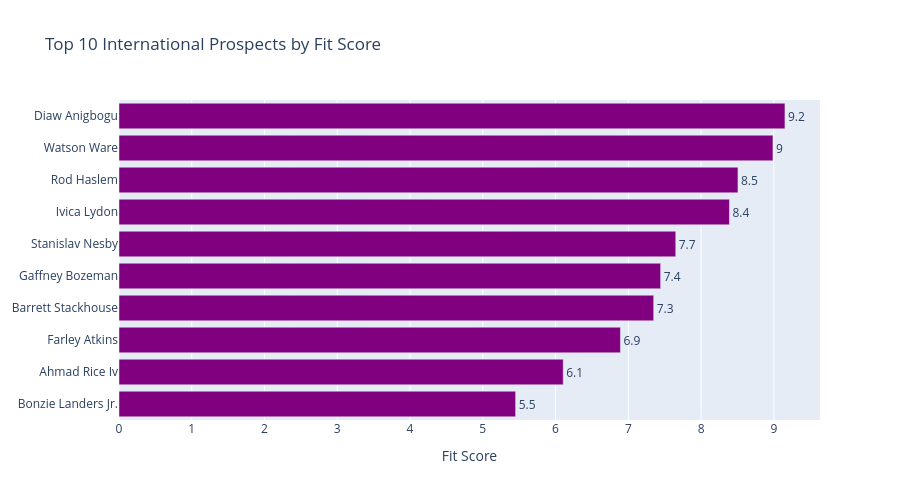

Write notebook code for a chart like this one.
### Code cell
fig = go.Figure(go.Bar(
    x=recommendations['fit_score'],
    y=recommendations['Player'],
    orientation='h',
    text=recommendations['fit_score'].round(1),
    textposition='outside',
    marker_color='purple'
))
fig.update_layout(
    title="Top 10 International Prospects by Fit Score",
    xaxis_title="Fit Score",
    yaxis=dict(autorange="reversed"),
    height=500
)
fig.show()

### Figure 1 — Plotly figure (JSON) as saved in the notebook; plotly's stock layout.template omitted (floating-point values rounded to 4 significant figures)
{"data": [{"marker": {"color": "purple"}, "orientation": "h", "text": [9.2, 9.0, 8.5, 8.4, 7.7, 7.4, 7.3, 6.9, 6.1, 5.5], "textposition": "outside", "type": "bar", "x": [9.153, 8.988, 8.507, 8.39, 7.652, 7.444, 7.348, 6.892, 6.105, 5.451], "y": ["Diaw Anigbogu", "Watson Ware", "Rod Haslem", "Ivica Lydon", "Stanislav Nesby", "Gaffney Bozeman", "Barrett Stackhouse", "Farley Atkins", "Ahmad Rice Iv", "Bonzie Landers Jr."]}], "layout": {"height": 500, "title": {"text": "Top 10 International Prospects by Fit Score"}, "xaxis": {"title": {"text": "Fit Score"}}, "yaxis": {"autorange": "reversed"}}}
